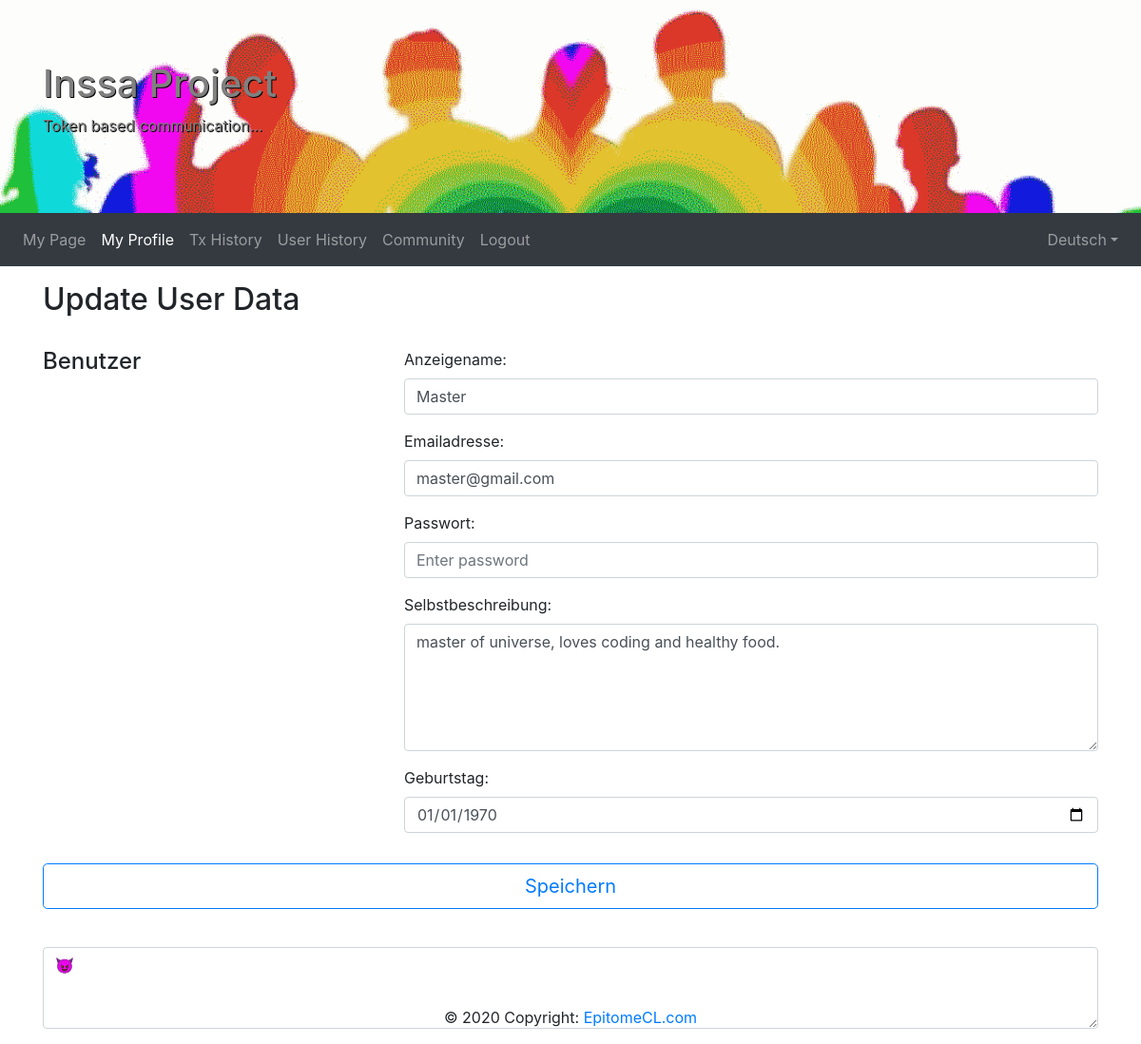
Page /index.php?module=userprofile&lang=de (signed in) on the committed database.
### tables this page shows
CREATE TABLE `user` (
  `user_id` int(11) NOT NULL,
  `name` varchar(32) NOT NULL,
  `email` varchar(128) NOT NULL,
  `password` varchar(64) NOT NULL,
  `salt` varchar(64) NOT NULL,
  `comment` varchar(1000) NOT NULL,
  `birthday` date NOT NULL,
  `modified` timestamp NOT NULL DEFAULT CURRENT_TIMESTAMP,
  `created` timestamp NOT NULL DEFAULT CURRENT_TIMESTAMP
);

### classes/modules/UserProfile.php (called while the page is built, shortened)
<?php
class UserProfile {
	private $mysqli;
	public function __construct($mysqli) {
		$this->mysqli = $mysqli;
	}
	public function doGet($userId, $lang) {
		$mysqli = $this->mysqli;
		$data = $this->getData($mysqli, $userId);
		$isMember = $this->isMember($mysqli, $userId);
		require_once(sprintf("UserProfileView_%s.php", $lang));
	}
	private function getData($mysqli, $userId) {
		$data = NULL;
		$sql = "SELECT user.user_id, user.name AS userName, user.email, user.comment, user.birthday ";
		$sql .= "FROM user ";
		$sql .= sprintf("WHERE user.user_id = %d;", $userId);
		if ($result = $mysqli->query($sql)) {
			while($row = $result->fetch_assoc()) {
				$data = new \stdClass;
				$data->userId = intval($row["user_id"]);
				$data->email = trim($row["email"]);
				$data->userName = trim($row["userName"]);
				$data->comment = trim($row["comment"]);
				$data->birthday = trim($row["birthday"]);
			}
		}
		return $data;
	}
	private function isMember($mysqli, $userId) {
		$value = 0;
		$sql = "SELECT COUNT(account.user_id) AS counter  ";
		$sql .= "FROM account ";
		$sql .= sprintf("WHERE account.user_id = %d;", $userId);
		if ($result = $mysqli->query($sql)) {
			while($row = $result->fetch_assoc()) {
				$value = intval($row["counter"]);
			}
		}
		return $value;
	}
}

### classes/modules/UserProfileView_de.php (the view, shortened to what this page needs)
<!DOCTYPE html>
<html lang="en">
<head>
  <link rel="stylesheet" href="https://maxcdn.bootstrapcdn.com/bootstrap/4.1.3/css/bootstrap.min.css">
  <link href="https://cdnjs.cloudflare.com/ajax/libs/flag-icon-css/3.1.0/css/flag-icon.min.css" rel="stylesheet">
</head>
<body>
<div class="jumbotron jumbotron-fluid mb-0">
  <div class="container">
    <h1>Inssa Project</h1>
    <p>Token based communication...</p>
  </div>
</div>
<nav class="navbar navbar-expand-sm bg-dark navbar-dark">
	<div class="collapse navbar-collapse" id="collapsibleNavbar">
		<ul class="navbar-nav">
			<li class="nav-item">
				<a class="nav-link" href="<?php echo $_SERVER['PHP_SELF']; ?>?module=mypage">My Page</a>
			</li>
			<li class="nav-item">
				<a class="nav-link active" href="<?php echo $_SERVER['PHP_SELF']; ?>?module=userprofile">My Profile</a>
			</li>
			<?php if ($isMember): ?>
			<li class="nav-item">
				<a class="nav-link" href="<?php echo $_SERVER['PHP_SELF']; ?>?module=txhistory">Tx History</a>
			</li>
			<li class="nav-item">
				<a class="nav-link" href="<?php echo $_SERVER['PHP_SELF']; ?>?module=userhistory">User History</a>
			</li>
			<li class="nav-item">
				<a class="nav-link" href="<?php echo $_SERVER['PHP_SELF']; ?>?module=community">Community</a>
			</li>
			<?php endif; ?>
			<li class="nav-item">
				<a class="nav-link" href="<?php echo $_SERVER['PHP_SELF']; ?>?module=logout">Logout</a>
			</li>
		</ul>
		<ul class="navbar-nav ml-auto">
			<li class="nav-item dropdown">
				<?php $language = trim(array("de"=>"Deutsch", "us"=>"English", "kr"=>"한국어")[$lang]); ?>
				<a class="nav-link dropdown-toggle" id="dropdownlang" data-toggle="dropdown" aria-haspopup="true" aria-expanded="false"><span class="flag-icon flag-icon-<?php echo $lang; ?>"> </span> <?php echo $language; ?></a>
			</li>
		</ul>
	</div>
</nav>
<section class="container-section">
	<div class="container mb-4">
		<div class="row pb-4">
			<div class="col-sm-12"><h2>Update User Data</h2></div>
		</div>
		<form method="post" action="<?php echo $_SERVER['PHP_SELF']; ?>" enctype="multipart/form-data">
			<div class="row mb-3">
				<div class="col-sm-4"><h4>Benutzer</h4></div>
				<div class="col-sm-8">
					<div class="form-group">
						<label for="userName">Anzeigename:</label>
						<input type="text" class="form-control" placeholder="Enter user name" id="userName" name="userName" required="required" value="<?php echo $data->userName; ?>">
					</div>
					<div class="form-group">
						<label for="email">Emailadresse:</label>
						<input type="email" class="form-control" placeholder="Enter email" id="email" name="email" required="required" value="<?php echo $data->email; ?>">
					</div>
					<div class="form-group">
						<label for="password">Passwort:</label>
						<input type="password" class="form-control" placeholder="Enter password" id="password" name="password">
					</div>
					<div class="form-group">
						<label for="comment">Selbstbeschreibung:</label>
						<textarea class="form-control" rows="5" id="comment" name="comment" placeholder="Meine Vorlieben..."><?php echo $data->comment; ?></textarea>
					</div>
					<div class="form-group">
						<label for="birthday">Geburtstag:</label>
						<input type="date" class="form-control" id="birthday" name="birthday" value="<?php echo $data->birthday; ?>">
					</div>
				</div>
			</div>
			<button type="submit" class="btn btn-lg btn-outline-primary btn-block mb-1">Speichern</button>
		</form>
	</div>
</section>
<div class="container mb-3">
	<div class="row mb-3">
		<div class="col-sm-12">
			<textarea class="form-control" id="jsondata" rows="3">&#x1F608;</textarea>
		</div>
	</div>
</div>
<footer class="page-footer font-small pt-4 fixed-bottom">
	<div class="footer-copyright text-center py-3">© <?php echo date("Y");?> Copyright:
		<a href="https://epitomecl.com"> EpitomeCL.com</a>
	</div>
</footer>
</body>
</html>

### classes/modules/UserProfileView_de.php (style rules this page uses)
.jumbotron { background-color: lightgray; background-image: url(images/jumbotron.png); background-size: cover; height: 100%; color: gray; text-shadow: 1px 1px #000; }
.container-section { padding-top: 1rem; padding-bottom: 1rem; }

### rows in the picture
user: userName "Master", email "master@gmail.com", comment "master of universe, loves coding and healthy food.", birthday "01/01/1970"

### other values in the picture
$language "Deutsch"
